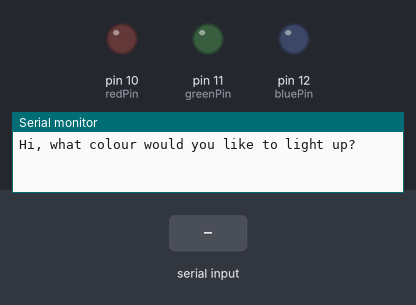
Recording of a sketch running on a simulated Arduino Uno, built with avr-gcc and run on an emulated ATmega328P. On the bench: output pins drawn as LEDs (lit = HIGH), the last lines printed to the serial monitor. The inputs (shaded band) are chosen by the test bench.

Above: at 1.2 s.
1.3 s: "red" received over Serial
At 3.2 s:
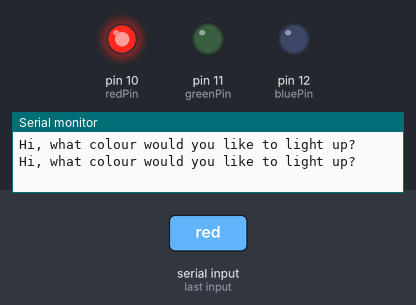
3.8 s: "green" received over Serial
At 5.1 s:
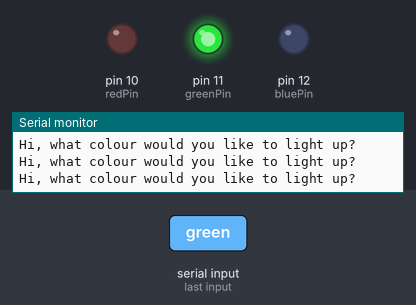
6.3 s: "blue" received over Serial
At 8.2 s:
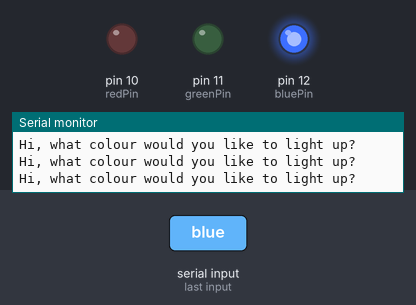
Timing chart, 0 to 9.7 s (numbered marks = the images above; inputs shaded):
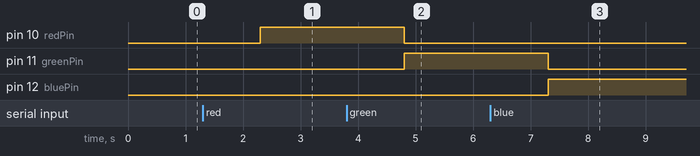

Measured:
- after the input at 1.3 s, pin 10 (redPin): LOW → HIGH after 1.0 s
- after the input at 3.8 s, pin 10 (redPin): HIGH → LOW after 1.0 s; pin 11 (greenPin): LOW → HIGH after 1.0 s
- after the input at 6.3 s, pin 11 (greenPin): HIGH → LOW after 1.0 s; pin 12 (bluePin): LOW → HIGH after 1.0 s

The sketch:

asking_a_user_the_colour_of_the_led.ino
```cpp
 int redPin = 10;
 int bluePin = 12;
 int greenPin = 11;
 String userChoice;
 int del = 500;
 String msg = "Hi, what colour would you like to light up?";
 String msg2 = "Hi, look at the colour you chose how lovely!";


 void setup() {
  // put your setup code here, to run once:
Serial.begin(9600);
pinMode(redPin,OUTPUT);
pinMode(bluePin,OUTPUT);
pinMode(greenPin,OUTPUT);

}

void loop() {
  // put your main code here, to run repeatedly:
Serial.println(msg);
while(Serial.available()==0){

}
userChoice=Serial.readString();

if (userChoice=="red"){
  digitalWrite(redPin,HIGH);
  digitalWrite(greenPin,LOW);
  digitalWrite(bluePin,LOW);

}
if(userChoice=="green"){
  digitalWrite(greenPin,HIGH);
  digitalWrite(redPin,LOW);
  digitalWrite(bluePin,LOW);
  }

if(userChoice=="blue"){
  digitalWrite(bluePin,HIGH);
  digitalWrite(redPin,LOW);
  digitalWrite(greenPin,LOW);
 }


}
```
